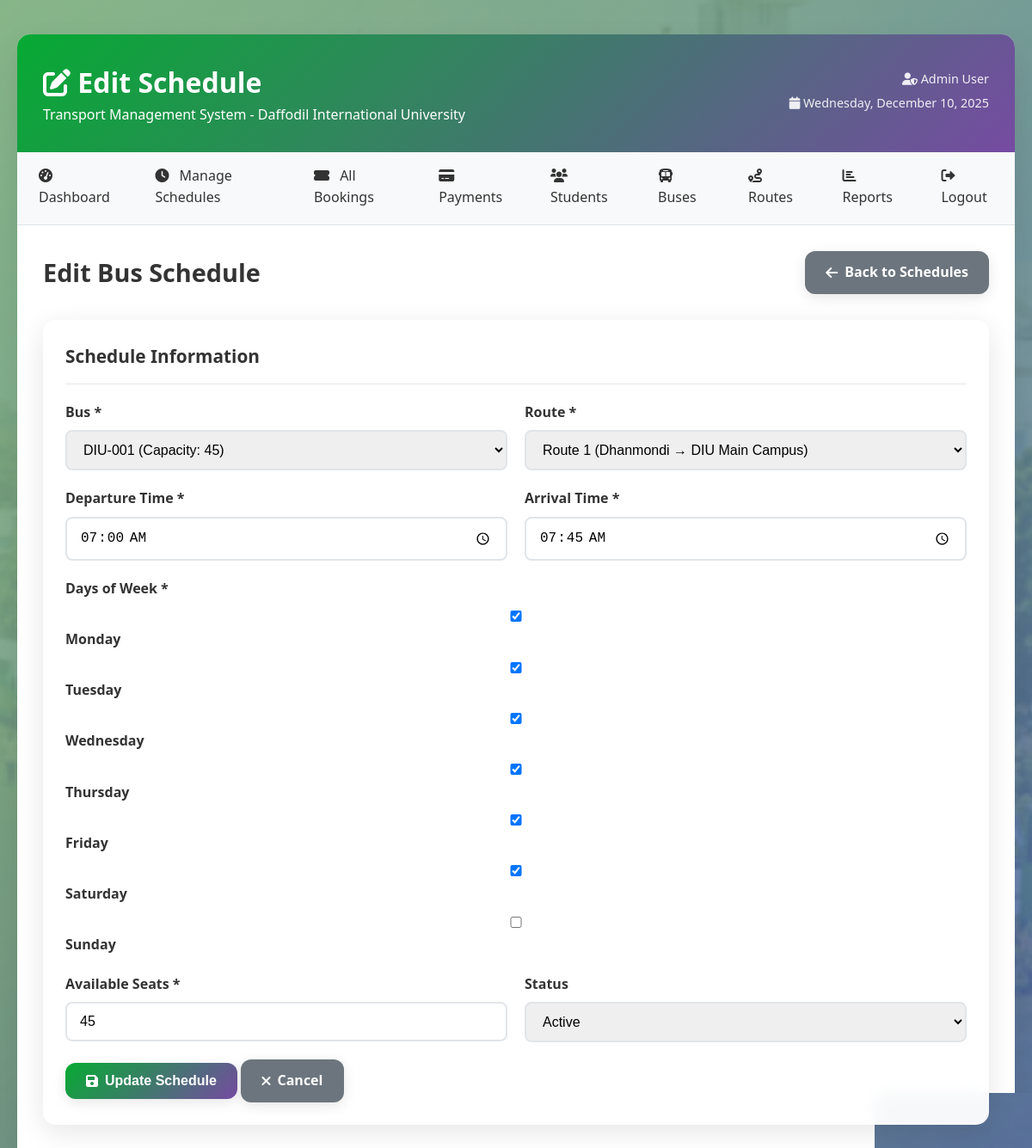
The page /admin/edit_schedule.php?id=1 (signed in) on the database its author committed.
### tables this page shows
CREATE TABLE schedules (
    id INT AUTO_INCREMENT PRIMARY KEY,
    bus_id INT NOT NULL,
    route_id INT NOT NULL,
    departure_time TIME NOT NULL,
    arrival_time TIME NOT NULL,
    days_of_week VARCHAR(50) NOT NULL,  
    available_seats INT NOT NULL,
    status ENUM('active', 'cancelled', 'completed') DEFAULT 'active',
    created_at TIMESTAMP DEFAULT CURRENT_TIMESTAMP,
    FOREIGN KEY (bus_id) REFERENCES buses(id) ON DELETE CASCADE,
    FOREIGN KEY (route_id) REFERENCES routes(id) ON DELETE CASCADE
);

CREATE TABLE buses (
    id INT AUTO_INCREMENT PRIMARY KEY,
    bus_number VARCHAR(20) UNIQUE NOT NULL,
    capacity INT NOT NULL,
    model VARCHAR(50) NULL,
    driver_name VARCHAR(100) NULL,
    driver_phone VARCHAR(15) NULL,
    status ENUM('active', 'maintenance', 'inactive') DEFAULT 'active',
    created_at TIMESTAMP DEFAULT CURRENT_TIMESTAMP
);

CREATE TABLE routes (
    id INT AUTO_INCREMENT PRIMARY KEY,
    route_name VARCHAR(100) NOT NULL,
    start_location VARCHAR(100) NOT NULL,
    end_location VARCHAR(100) NOT NULL,
    distance_km DECIMAL(5,2) NULL,
    estimated_time_minutes INT NULL,
    fare DECIMAL(8,2) NOT NULL,
    status ENUM('active', 'inactive') DEFAULT 'active',
    created_at TIMESTAMP DEFAULT CURRENT_TIMESTAMP
);

### admin/edit_schedule.php (the view, shortened to what this page needs)
<?php
require_once '../config/database.php';
$schedule_id = isset($_GET['id']) ? (int)$_GET['id'] : 0;
$sql = "SELECT * FROM schedules WHERE id = ?";
$schedule = null;
if ($stmt = $conn->prepare($sql)) {
    $stmt->bind_param("i", $schedule_id);
    $stmt->execute();
    $result = $stmt->get_result();
    if ($result->num_rows === 1) {
        $schedule = $result->fetch_assoc();
    } else {
        header('Location: schedules.php');
        exit();
    }
}
$buses_sql = "SELECT id, bus_number, capacity FROM buses WHERE status = 'active' ORDER BY bus_number";
$buses = $conn->query($buses_sql);
$routes_sql = "SELECT id, route_name, start_location, end_location, fare FROM routes WHERE status = 'active' ORDER BY route_name";
$routes = $conn->query($routes_sql);
?>
<!DOCTYPE html>
<html lang="en">
<head>
    <link rel="stylesheet" href="../assets/css/style.css">
    <link href="https://cdnjs.cloudflare.com/ajax/libs/font-awesome/6.0.0/css/all.min.css" rel="stylesheet">
</head>
<body>
    <div class="container">
        <div class="dashboard">
            <div class="dashboard-header">
                <div>
                    <h1><i class="fas fa-edit"></i> Edit Schedule</h1>
                    <p>Transport Management System - Daffodil International University</p>
                </div>
                <div class="user-info">
                    <p><i class="fas fa-user-shield"></i> <?php echo htmlspecialchars($_SESSION['name']); ?></p>
                    <p><i class="fas fa-calendar"></i> <?php echo date('l, F j, Y'); ?></p>
                </div>
            </div>
            <nav class="nav-menu">
                <ul>
                    <li><a href="dashboard.php"><i class="fas fa-tachometer-alt"></i> Dashboard</a></li>
                    <li><a href="schedules.php"><i class="fas fa-clock"></i> Manage Schedules</a></li>
                    <li><a href="bookings.php"><i class="fas fa-ticket-alt"></i> All Bookings</a></li>
                    <li><a href="payments.php"><i class="fas fa-credit-card"></i> Payments</a></li>
                    <li><a href="students.php"><i class="fas fa-users"></i> Students</a></li>
                    <li><a href="buses.php"><i class="fas fa-bus"></i> Buses</a></li>
                    <li><a href="routes.php"><i class="fas fa-route"></i> Routes</a></li>
                    <li><a href="reports.php"><i class="fas fa-chart-bar"></i> Reports</a></li>
                    <li><a href="../logout.php"><i class="fas fa-sign-out-alt"></i> Logout</a></li>
                </ul>
            </nav>
            <div class="content">
                <div class="content-header">
                    <h2>Edit Bus Schedule</h2>
                    <a href="schedules.php" class="btn btn-secondary">
                        <i class="fas fa-arrow-left"></i> Back to Schedules
                    </a>
                </div>
                <div class="card">
                    <div class="card-header">
                        <h3>Schedule Information</h3>
                    </div>
                    <div class="card-body">
                        <form method="POST" class="form">
                            <div class="form-row">
                                <div class="form-group">
                                    <label for="bus_id">Bus *</label>
                                    <select name="bus_id" id="bus_id" required>
                                        <?php if ($buses && $buses->num_rows > 0): ?>
                                            <?php while ($bus = $buses->fetch_assoc()): ?>
                                                <option value="<?php echo $bus['id']; ?>" <?php echo $schedule['bus_id'] == $bus['id'] ? 'selected' : ''; ?>>
                                                    <?php echo htmlspecialchars($bus['bus_number']); ?> (Capacity: <?php echo $bus['capacity']; ?>)
                                                </option>
                                            <?php endwhile; ?>
                                        <?php endif; ?>
                                    </select>
                                </div>
                                <div class="form-group">
                                    <label for="route_id">Route *</label>
                                    <select name="route_id" id="route_id" required>
                                        <?php if ($routes && $routes->num_rows > 0): ?>
                                            <?php while ($route = $routes->fetch_assoc()): ?>
                                                <option value="<?php echo $route['id']; ?>" <?php echo $schedule['route_id'] == $route['id'] ? 'selected' : ''; ?>>
                                                    <?php echo htmlspecialchars($route['route_name']); ?> (<?php echo htmlspecialchars($route['start_location']); ?> → <?php echo htmlspecialchars($route['end_location']); ?>)
                                                </option>
                                            <?php endwhile; ?>
                                        <?php endif; ?>
                                    </select>
                                </div>
                            </div>
                            <div class="form-row">
                                <div class="form-group">
                                    <label for="departure_time">Departure Time *</label>
                                    <input type="time" name="departure_time" id="departure_time" value="<?php echo htmlspecialchars($schedule['departure_time']); ?>" required>
                                </div>
                                <div class="form-group">
                                    <label for="arrival_time">Arrival Time *</label>
                                    <input type="time" name="arrival_time" id="arrival_time" value="<?php echo htmlspecialchars($schedule['arrival_time']); ?>" required>
                                </div>
                            </div>
                            <div class="form-group">
                                <label>Days of Week *</label>
                                <div class="checkbox-group">
                                    <?php
                                    $days = ['Monday', 'Tuesday', 'Wednesday', 'Thursday', 'Friday', 'Saturday', 'Sunday'];
                                    $selected_days = explode(',', $schedule['days_of_week']);
                                    foreach ($days as $day):
                                    ?>
                                        <label class="checkbox-label">
                                            <input type="checkbox" name="days[]" value="<?php echo $day; ?>"
                                                   <?php echo in_array($day, $selected_days) ? 'checked' : ''; ?>>
                                            <?php echo $day; ?>
                                        </label>
                                    <?php endforeach; ?>
                                </div>
                            </div>
                            <div class="form-row">
                                <div class="form-group">
                                    <label for="available_seats">Available Seats *</label>
                                    <input type="number" name="available_seats" id="available_seats" min="1" max="100" value="<?php echo htmlspecialchars($schedule['available_seats']); ?>" required>
                                </div>
                                <div class="form-group">
                                    <label for="status">Status</label>
                                    <select name="status" id="status">
                                        <option value="active" <?php echo $schedule['status'] === 'active' ? 'selected' : ''; ?>>Active</option>
                                    </select>
                                </div>
                            </div>
                            <div class="form-actions">
                                <button type="submit" class="btn btn-primary">
                                    <i class="fas fa-save"></i> Update Schedule
                                </button>
                                <a href="schedules.php" class="btn btn-secondary">
                                    <i class="fas fa-times"></i> Cancel
                                </a>
                            </div>
                        </form>
                    </div>
                </div>
            </div>
        </div>
    </div>
</body>
</html>

### assets/css/style.css (style rules this page uses)
* { margin: 0; padding: 0; box-sizing: border-box; }
body { font-family: 'Segoe UI', Tahoma, Geneva, Verdana, sans-serif; line-height: 1.6; color: #000000; background: linear-gradient(135deg, rgba(100, 187, 69, 0.8) 0%, rgba(53, 112, 182, 0.8) 100%), url('../images/dashboard-bg.jpg'); background-size: cover; background-position: center; background-attachment: fixed; background-repeat: no-repeat; min-height: 100vh; transition: background 0.5s ease-in-out; position: relative; }
body::before { content: ''; position: fixed; top: 0; left: 0; width: 100%; height: 100%; background: linear-gradient(135deg, rgba(147, 179, 154, 0.671) 0%, rgba(118, 75, 162, 0.3) 100%); z-index: -1; transition: opacity 0.5s ease-in-out; }
.container { max-width: 1200px; margin: 0 auto; padding: 20px; position: relative; z-index: 1; }
.form-group { margin-bottom: 20px; text-align: left; }
.form-group label { display: block; margin-bottom: 8px; font-weight: 600; color: #333; }
.form-group input, .form-group select, .form-group textarea { width: 100%; padding: 12px 15px; border: 2px solid #e1e5e9; border-radius: 8px; font-size: 1rem; transition: border-color 0.3s ease; }
.btn { display: inline-flex; align-items: center; justify-content: center; padding: 12px 24px; border: none; border-radius: 12px; font-size: 1rem; font-weight: 600; text-decoration: none; cursor: pointer; transition: all 0.3s cubic-bezier(0.4, 0, 0.2, 1); min-width: 120px; position: relative; overflow: hidden; box-shadow: 0 4px 15px rgba(0, 0, 0, 0.1); }
.btn::before { content: ''; position: absolute; top: 0; left: -100%; width: 100%; height: 100%; background: linear-gradient(90deg, transparent, rgba(255, 255, 255, 0.3), transparent); transition: left 0.5s ease-in-out; }
.btn i { margin-right: 8px; }
.btn-primary { background: linear-gradient(135deg, #06aa33 0%, #764ba2 100%); color: white; }
.btn-secondary { background: #6c757d; color: white; }
.dashboard { background: white; border-radius: 15px; box-shadow: 0 20px 40px rgba(0, 0, 0, 0.1); overflow: hidden; margin: 20px 0; }
.dashboard-header { background: linear-gradient(135deg, #06aa33 0%, #764ba2 100%); color: white; padding: 30px; display: flex; justify-content: space-between; align-items: center; }
.dashboard-header h1 { font-size: 2rem; font-weight: 700; }
.user-info { text-align: right; }
.user-info p { margin-bottom: 5px; font-size: 0.9rem; opacity: 0.9; }
.nav-menu { background: #f8f9fa; padding: 0; border-bottom: 1px solid #e1e5e9; }
.nav-menu ul { list-style: none; display: flex; margin: 0; padding: 0; }
.nav-menu li { margin: 0; }
.nav-menu a { display: block; padding: 15px 25px; color: #333; text-decoration: none; border-bottom: 3px solid transparent; transition: all 0.3s ease; }
.nav-menu i { margin-right: 8px; }
.content { padding: 30px; }
.content-header { display: flex; justify-content: space-between; align-items: center; margin-bottom: 30px; }
.content-header h2 { color: #333; font-size: 1.8rem; font-weight: 600; }
.card { background: rgba(255, 255, 255, 0.95); border-radius: 15px; box-shadow: 0 8px 32px rgba(0, 0, 0, 0.1); padding: 25px; margin-bottom: 20px; border: 1px solid rgba(255, 255, 255, 0.2); backdrop-filter: blur(10px); transition: all 0.3s ease-in-out; position: relative; overflow: hidden; }
.card::before { content: ''; position: absolute; top: 0; left: 0; right: 0; height: 3px; background: linear-gradient(90deg, #06aa33, #764ba2); transform: scaleX(0); transition: transform 0.3s ease-in-out; }
.card-header { display: flex; justify-content: space-between; align-items: center; margin-bottom: 20px; padding-bottom: 15px; border-bottom: 1px solid #e1e5e9; }
.card-header h3 { color: #333; font-size: 1.3rem; font-weight: 600; }
.form-row { display: grid; grid-template-columns: repeat(auto-fit, minmax(250px, 1fr)); gap: 20px; }

### rows shown on the page
schedules: bus_id "DIU-001 (Capacity: 45)", route_id "Route 1 (Dhanmondi → DIU Main Campus)", departure_time "07:00:00", arrival_time "07:45:00", days_of_week "☑", available_seats "45", status "Active"

### other values the page prints
$_SESSION['name'] "Admin User"
$day "Monday"
$day "Tuesday"
$day "Wednesday"
$day "Thursday"
$day "Friday"
$day "Saturday"
$day "Sunday"
